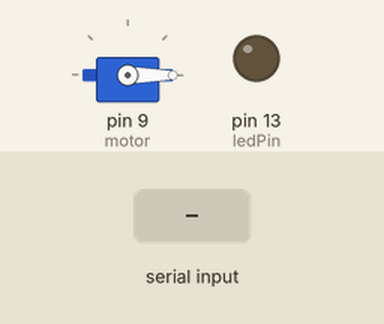
Recording of a sketch running on a simulated Arduino Uno, built with avr-gcc and run on an emulated ATmega328P. Shown: servo, output pins drawn as LEDs (lit = HIGH). The inputs (shaded band) are chosen by the test bench.

Above: at 1.2 s.
1.3 s: "1" received over Serial
At 2.3 s:
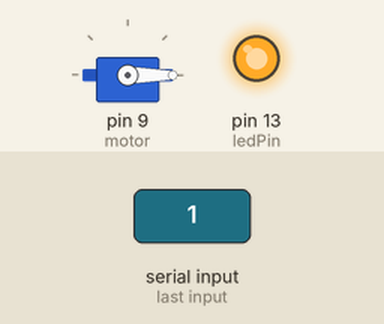
2.8 s: "0" received over Serial
At 3.5 s:
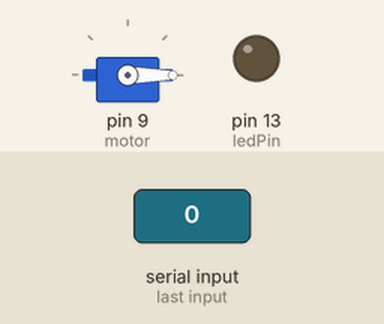
Timing chart, 0 to 5.8 s (numbered marks = the images above; inputs shaded):
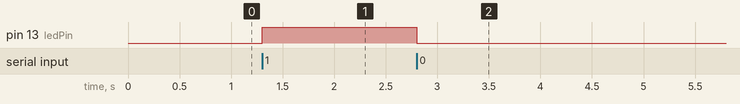

The sketch:

lionfish_trigger_mech.ino
```cpp
#include <Servo.h>

Servo servo;
int ledPin = 13;
int motor = 9;
void setup() {
  // put your setup code here, to run once:
  Serial.begin(9600);
  pinMode(ledPin, OUTPUT);
  servo.attach(motor);
  servo.write(0);
  int dart = 1;

}

void loop() {
  // put your main code here, to run repeatedly:


  if (Serial.available()>0){
    char command = Serial.read();
    if (command == '1'){ //if lionfish detected then turn on light for 3 seconds for now at least
      digitalWrite(ledPin, HIGH);


    } else if (command == '0'){
      digitalWrite(ledPin, LOW);
    }

    if (command == '2'){
      delay(3000);
      servo.write(180);
      delay(1000);
      servo.write(0);


    }

  }

}
```

Measured:
- after the input at 1.3 s, pin 13 (ledPin): LOW → HIGH at once
- after the input at 2.8 s, pin 13 (ledPin): HIGH → LOW at once
